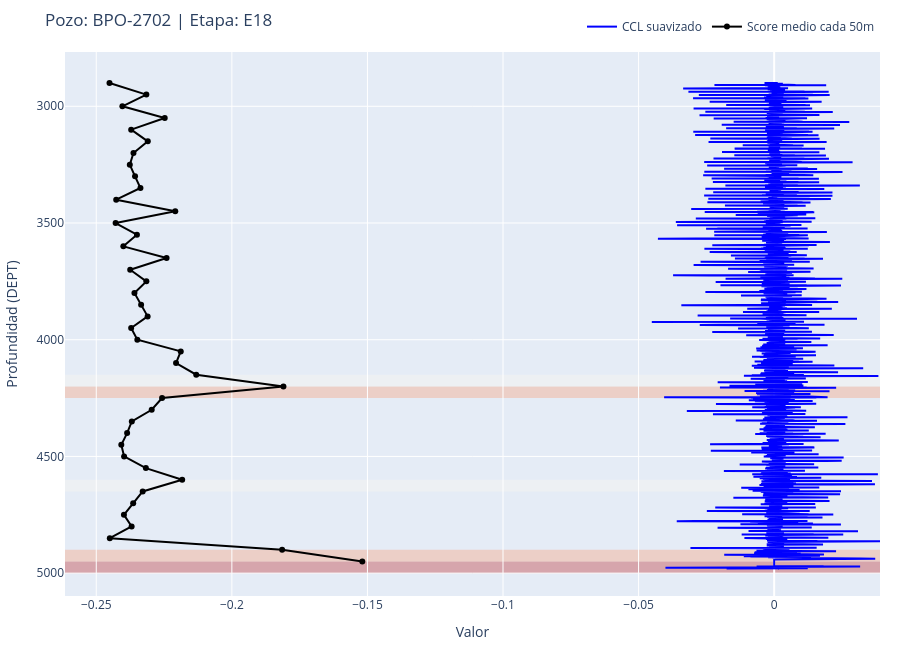

The notebook cell saved with this chart:
### Markdown cell above
### 🖼️ Celda 6 - Ejecutar visualización

#### 💡 Nota: Podés volver a ejecutar la celda 6 con diferentes selecciones en los dropdowns para ver otros runs.

### Code cell
plot_etapa(df, selector_pozo.value, selector_etapa.value)

### Figure 1 — Plotly figure (JSON) as saved in the notebook; plotly's stock layout.template omitted (floating-point values rounded to 4 significant figures; data arrays with more than 128 entries replaced by an {"elided": "..."} marker saying what was removed)
{"data": [{"line": {"color": "blue", "width": 2}, "mode": "lines", "name": "CCL suavizado", "type": "scatter", "x": {"elided": "13499 float values"}, "y": {"elided": "13499 float values"}}, {"line": {"color": "black", "width": 2}, "marker": {"size": 6}, "mode": "lines+markers", "name": "Score medio cada 50m", "type": "scatter", "x": [-0.2451, -0.2315, -0.2404, -0.2248, -0.2371, -0.231, -0.2363, -0.2376, -0.2357, -0.2337, -0.2427, -0.2209, -0.2429, -0.235, -0.24, -0.2241, -0.2375, -0.2315, -0.2359, -0.2335, -0.2311, -0.2371, -0.2349, -0.2189, -0.2206, -0.2131, -0.181, -0.2257, -0.2296, -0.2369, -0.2386, -0.2408, -0.2397, -0.2317, -0.2183, -0.2329, -0.2364, -0.2398, -0.237, -0.245, -0.1815, -0.1519], "y": [2900, 2950, 3000, 3050, 3100, 3150, 3200, 3250, 3300, 3350, 3400, 3450, 3500, 3550, 3600, 3650, 3700, 3750, 3800, 3850, 3900, 3950, 4000, 4050, 4100, 4150, 4200, 4250, 4300, 4350, 4400, 4450, 4500, 4550, 4600, 4650, 4700, 4750, 4800, 4850, 4900, 4950]}], "layout": {"height": 650, "legend": {"orientation": "h", "x": 1, "xanchor": "right", "y": 1.02, "yanchor": "bottom"}, "margin": {"b": 20, "l": 20, "r": 20, "t": 40}, "shapes": [{"fillcolor": "rgb(179,0,0)", "layer": "below", "line": {"width": 0}, "opacity": 0.3, "type": "rect", "x0": 0, "x1": 1, "xref": "paper", "y0": 4950, "y1": 5000, "yref": "y"}, {"fillcolor": "rgb(252,141,89)", "layer": "below", "line": {"width": 0}, "opacity": 0.3, "type": "rect", "x0": 0, "x1": 1, "xref": "paper", "y0": 4200, "y1": 4250, "yref": "y"}, {"fillcolor": "rgb(252,141,89)", "layer": "below", "line": {"width": 0}, "opacity": 0.3, "type": "rect", "x0": 0, "x1": 1, "xref": "paper", "y0": 4900, "y1": 4950, "yref": "y"}, {"fillcolor": "rgb(255,247,236)", "layer": "below", "line": {"width": 0}, "opacity": 0.3, "type": "rect", "x0": 0, "x1": 1, "xref": "paper", "y0": 4150, "y1": 4200, "yref": "y"}, {"fillcolor": "rgb(255,247,236)", "layer": "below", "line": {"width": 0}, "opacity": 0.3, "type": "rect", "x0": 0, "x1": 1, "xref": "paper", "y0": 4600, "y1": 4650, "yref": "y"}], "title": {"text": "Pozo: BPO-2702 | Etapa: E18"}, "xaxis": {"title": {"text": "Valor"}}, "yaxis": {"autorange": "reversed", "title": {"text": "Profundidad (DEPT)"}}}}
